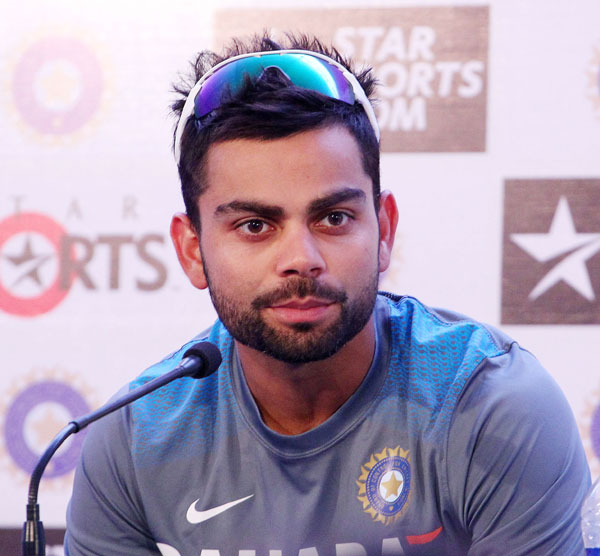
#> input picture data/Kohli/01kohli1.jpg, 600 x 556 px, given as the content of the folder ./data/data/Kohli/01kohli1.jpg/, which was not available
$ python -i inputData.py   (imports and definitions only)
#> lines starting #> are read from the running program, lines starting #| are printed output that depends on the picture; pictures that were not available may be replaced by others from this repository, and a replacement may not be noted
# -*- coding: utf-8 -*-
"""
Created on Sun Jul 16 13:58:35 2017

@author: HP
"""

import cv2
from os import listdir
from os.path import isfile,join
from skimage.feature import hog as HOG

class inputPictures():
    def __init__(self):
        self.face_cascade =cv2.CascadeClassifier('haarcascade_frontalface_default.xml')
        self.trainData=[]
        self.testData =[]
        self.testDict = dict()
        self.responseData=[]
        self.trainFolder = './data/'
        self.reverseName=dict()
        #self.reverseKey=0
    def takeInput(self,name,reverseKey):
        self.reverseName[reverseKey]=name
        name = self.trainFolder+str(name)+'/'
        image = [ f for f in listdir(name) if isfile(join(name,f)) ]
        self.ReadImages(image,name,int(reverseKey))
    def inputTestData(self,name):
#> called with name = 'data/Kohli/01kohli1.jpg'
        name = self.trainFolder+str(name)+'/'
        images = [ f for f in listdir(name) if isfile(join(name,f))]
        for image in images:
            img = cv2.imread(join(name,image))
#> img is the input picture: shape (556, 600, 3); mean B, G, R 178.1, 156.2, 170.5
            try:
                imgray = cv2.cvtColor(img,cv2.COLOR_RGB2GRAY)
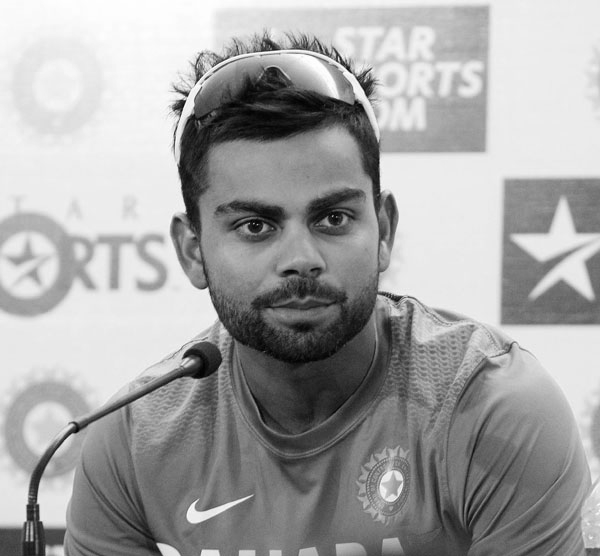
#> imgray: shape (556, 600); min 1, max 255, mean 164.3
                face = self.face_cascade.detectMultiScale(imgray,minSize = (50, 50),scaleFactor = 1.25)
#> face = [[182, 134, 225, 225]]
                if len(face)>0:
                    feature = HOG(cv2.resize(imgray[face[0][1]:face[0][1]+face[0][3],face[0][0]:face[0][0]+face[0][2]],
                                         (100,100)))
#> feature = 8100 values, max 0.437 at index 165, min 0 at index 24, mean 0.0789
                    self.testData.append(feature.T)
                    self.testDict[image]=feature.T
            except Exception as e:
                print(e)
                pass

    def ReadImages(self,ListName,FolderName,Label):
        for image in ListName:
            img = cv2.imread(join(FolderName,image))
            try:
                imgray = cv2.cvtColor(img,cv2.COLOR_RGB2GRAY)
                face = self.face_cascade.detectMultiScale(imgray,minSize = (50, 50),scaleFactor = 1.25)
                if len(face)>0:
                    feature = HOG(cv2.resize(imgray[face[0][1]:face[0][1]+face[0][3],face[0][0]:face[0][0]+face[0][2]],
                                         (100,100)))
                    self.trainData.append(feature.T)
                    self.responseData.append(Label)
            except Exception as e:
                print(e)
                pass
    def returnTrainData(self):
        return self.trainData,self.responseData
    def returnTestData(self):
        return self.testData,self.testDict
    def returnReverseName(self):
        return self.reverseName

>>> result = inputPictures().inputTestData('data/Kohli/01kohli1.jpg')

$ run again, on data/Kohli/3591f8aefaaf129dfa4b83ccb2e00851--biceps-virat-kohli.jpg
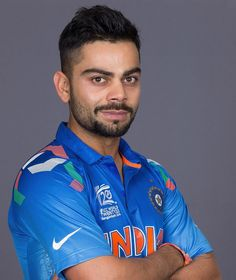
#> input picture data/Kohli/3591f8aefaaf129dfa4b83ccb2e00851--biceps-virat-kohli.jpg, 236 x 280 px, given as the content of the folder li/3591f8aefaaf129dfa4b83ccb2e00851--biceps-virat-kohli.jpg/, which was not available
#> in inputTestData, img is the input picture: shape (280, 236, 3); mean B, G, R 124.6, 99.3, 91.1
#> in inputTestData, `imgray = cv2.cvtColor(img,cv2.COLOR_RGB2GRAY)`:
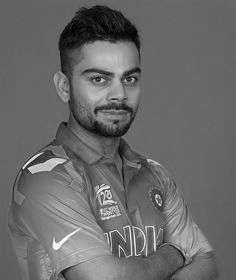
#> imgray: shape (280, 236); min 1, max 255, mean 105.9
#> face = [[67, 43, 92, 92]]
#> feature = 8100 values, max 0.462 at index 1192, min 0 at index 1, mean 0.0737

$ run again, on data/Kohli/455049-virat-kohli-odis-sadnw-700.jpg
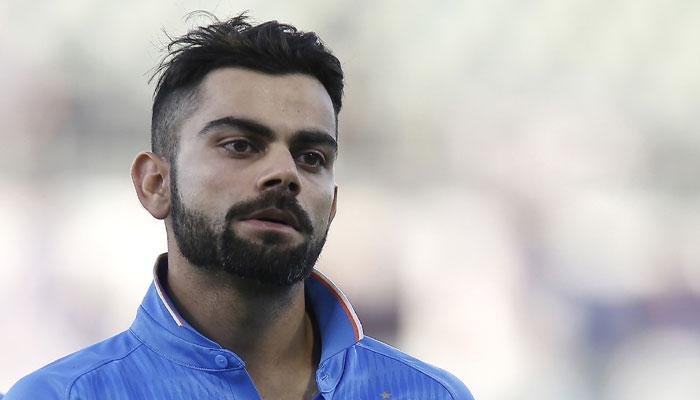
#> input picture data/Kohli/455049-virat-kohli-odis-sadnw-700.jpg, 700 x 400 px, given as the content of the folder ./data/data/Kohli/455049-virat-kohli-odis-sadnw-700.jpg/, which was not available
#> in inputTestData, img is the input picture: shape (400, 700, 3); mean B, G, R 183.7, 180, 181.3
#> in inputTestData, `imgray = cv2.cvtColor(img,cv2.COLOR_RGB2GRAY)`:
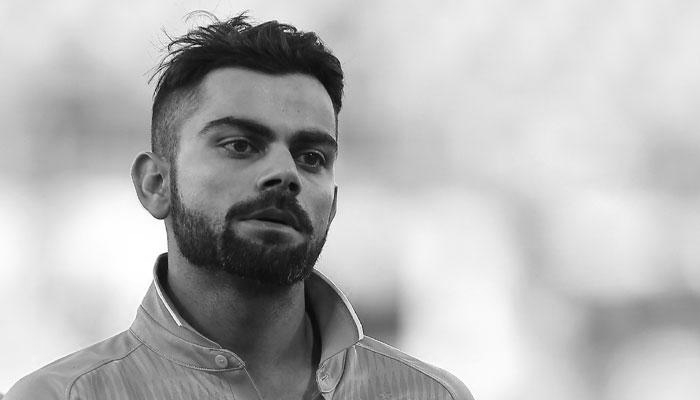
#> imgray: shape (400, 700); min 1, max 255, mean 181.3
#> face = [[168, 65, 208, 208]]
#> feature = 8100 values, max 0.451 at index 410, min 0 at index 24, mean 0.0757

$ run again, on data/Kohli/5.jpg
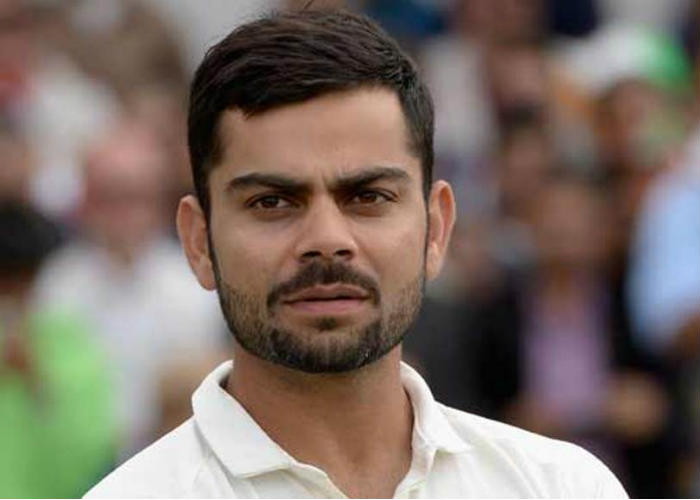
#> input picture data/Kohli/5.jpg, 700 x 500 px, given as the content of the folder ./data/data/Kohli/5.jpg/, which was not available
#> in inputTestData, img is the input picture: shape (500, 700, 3); mean B, G, R 99.6, 108.8, 121.8
#> in inputTestData, `imgray = cv2.cvtColor(img,cv2.COLOR_RGB2GRAY)`:
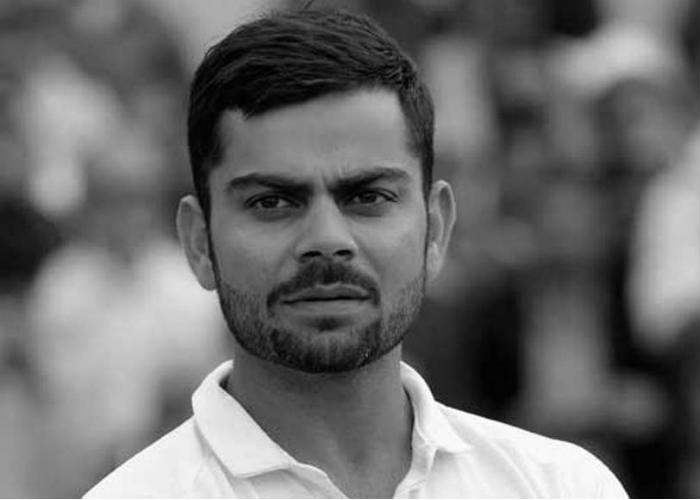
#> imgray: shape (500, 700); min 0, max 255, mean 107.5
#> face = [[188, 97, 264, 264]]
#> feature = 8100 values, max 0.463 at index 246, min 0 at index 19, mean 0.0762
